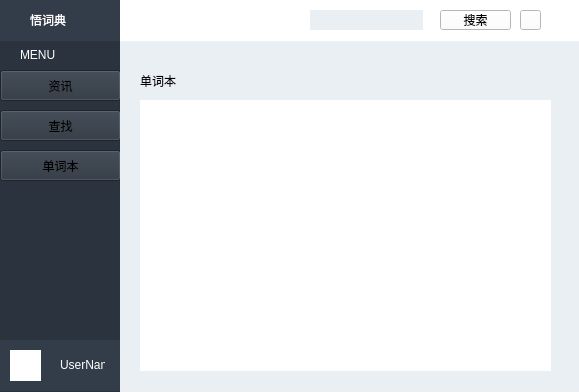
<?xml version="1.0" encoding="UTF-8"?>
<ui version="4.0">
 <class>Widget</class>
 <widget class="QWidget" name="Widget">
  <property name="geometry">
   <rect>
    <x>0</x>
    <y>0</y>
    <width>579</width>
    <height>392</height>
   </rect>
  </property>
  <property name="windowTitle">
   <string>Widget</string>
  </property>
  <widget class="QWidget" name="widget" native="true">
   <property name="geometry">
    <rect>
     <x>0</x>
     <y>0</y>
     <width>120</width>
     <height>401</height>
    </rect>
   </property>
   <property name="styleSheet">
    <string notr="true">background:rgb(43, 51, 62)</string>
   </property>
   <widget class="QPushButton" name="pushButton">
    <property name="geometry">
     <rect>
      <x>0</x>
      <y>70</y>
      <width>121</width>
      <height>31</height>
     </rect>
    </property>
    <property name="styleSheet">
     <string notr="true">QPushButton{
            border-image:url(:/buttonbackground.png);
            color:white;
        }
        QPushButton:hover{
            border-image:url(:/buttonbackground.png);
        color:white;
        }
        QPushButton:pressed{
            border-image:url(:/button.png);
        color:white;
        };
</string>
    </property>
    <property name="text">
     <string>资讯</string>
    </property>
   </widget>
   <widget class="QPushButton" name="pushButton_2">
    <property name="geometry">
     <rect>
      <x>0</x>
      <y>110</y>
      <width>121</width>
      <height>31</height>
     </rect>
    </property>
    <property name="styleSheet">
     <string notr="true">QPushButton{
            border-image:url(:/buttonbackground.png);
            color:white;
        }
        QPushButton:hover{
            border-image:url(:/buttonbackground.png);
        color:white;
        }
        QPushButton:pressed{
            border-image:url(:/button.png);
        color:white;
        };
</string>
    </property>
    <property name="text">
     <string>查找</string>
    </property>
   </widget>
   <widget class="QPushButton" name="pushButton_3">
    <property name="geometry">
     <rect>
      <x>0</x>
      <y>150</y>
      <width>121</width>
      <height>31</height>
     </rect>
    </property>
    <property name="styleSheet">
     <string notr="true">QPushButton{
            border-image:url(:/buttonbackground.png);
            color:white;
        }
        QPushButton:hover{
            border-image:url(:/buttonbackground.png);
        color:white;
        }
        QPushButton:pressed{
            border-image:url(:/button.png);
        color:white;
        };
</string>
    </property>
    <property name="text">
     <string>单词本</string>
    </property>
   </widget>
   <widget class="QLabel" name="label">
    <property name="geometry">
     <rect>
      <x>20</x>
      <y>50</y>
      <width>45</width>
      <height>10</height>
     </rect>
    </property>
    <property name="styleSheet">
     <string notr="true">font: 75 9pt &quot;Verdana&quot;;
color:white;</string>
    </property>
    <property name="text">
     <string>MENU</string>
    </property>
   </widget>
   <widget class="QWidget" name="widget_2" native="true">
    <property name="geometry">
     <rect>
      <x>0</x>
      <y>340</y>
      <width>121</width>
      <height>51</height>
     </rect>
    </property>
    <property name="styleSheet">
     <string notr="true">background:rgb(51, 61, 73)</string>
    </property>
    <widget class="QGraphicsView" name="graphicsView">
     <property name="geometry">
      <rect>
       <x>10</x>
       <y>10</y>
       <width>31</width>
       <height>31</height>
      </rect>
     </property>
     <property name="maximumSize">
      <size>
       <width>31</width>
       <height>31</height>
      </size>
     </property>
     <property name="styleSheet">
      <string notr="true">background:rgb(255, 255, 255);
border:none;</string>
     </property>
    </widget>
    <widget class="QLabel" name="label_2">
     <property name="geometry">
      <rect>
       <x>60</x>
       <y>20</y>
       <width>45</width>
       <height>10</height>
      </rect>
     </property>
     <property name="styleSheet">
      <string notr="true">color:white;</string>
     </property>
     <property name="text">
      <string>UserName</string>
     </property>
    </widget>
    <widget class="QPushButton" name="pushButton_5">
     <property name="geometry">
      <rect>
       <x>10</x>
       <y>10</y>
       <width>31</width>
       <height>31</height>
      </rect>
     </property>
     <property name="maximumSize">
      <size>
       <width>31</width>
       <height>31</height>
      </size>
     </property>
     <property name="styleSheet">
      <string notr="true">background:transparent;
border:none;</string>
     </property>
     <property name="text">
      <string/>
     </property>
    </widget>
   </widget>
   <widget class="QWidget" name="widget_3" native="true">
    <property name="geometry">
     <rect>
      <x>0</x>
      <y>0</y>
      <width>120</width>
      <height>41</height>
     </rect>
    </property>
    <property name="styleSheet">
     <string notr="true">background:rgb(51, 61, 73)</string>
    </property>
    <widget class="QLabel" name="label_3">
     <property name="geometry">
      <rect>
       <x>30</x>
       <y>10</y>
       <width>71</width>
       <height>20</height>
      </rect>
     </property>
     <property name="styleSheet">
      <string notr="true">color:white;
font: 75 10pt &quot;微软雅黑&quot;;</string>
     </property>
     <property name="text">
      <string>悟词典</string>
     </property>
    </widget>
   </widget>
  </widget>
  <widget class="QStackedWidget" name="stackedWidget">
   <property name="geometry">
    <rect>
     <x>120</x>
     <y>40</y>
     <width>461</width>
     <height>351</height>
    </rect>
   </property>
   <property name="styleSheet">
    <string notr="true">background:rgb(234, 239, 243)</string>
   </property>
   <property name="currentIndex">
    <number>2</number>
   </property>
   <widget class="QWidget" name="page">
    <widget class="QPushButton" name="pushButton_7">
     <property name="geometry">
      <rect>
       <x>40</x>
       <y>286</y>
       <width>161</width>
       <height>51</height>
      </rect>
     </property>
     <property name="styleSheet">
      <string notr="true">border:none;
background:rgb(51, 61, 73);
color:white;</string>
     </property>
     <property name="text">
      <string>六级单词一键导入！</string>
     </property>
    </widget>
    <widget class="QLabel" name="label_4">
     <property name="geometry">
      <rect>
       <x>30</x>
       <y>10</y>
       <width>121</width>
       <height>41</height>
      </rect>
     </property>
     <property name="styleSheet">
      <string notr="true">font: 75 12pt &quot;微软雅黑&quot;;</string>
     </property>
     <property name="text">
      <string>精彩阅读</string>
     </property>
    </widget>
    <widget class="QWidget" name="widget_5" native="true">
     <property name="geometry">
      <rect>
       <x>30</x>
       <y>50</y>
       <width>411</width>
       <height>81</height>
      </rect>
     </property>
     <property name="styleSheet">
      <string notr="true">background:white;</string>
     </property>
     <widget class="QGraphicsView" name="graphicsView_2">
      <property name="geometry">
       <rect>
        <x>10</x>
        <y>10</y>
        <width>131</width>
        <height>61</height>
       </rect>
      </property>
      <property name="styleSheet">
       <string notr="true">border:none;</string>
      </property>
     </widget>
     <widget class="QPushButton" name="pushButton_9">
      <property name="geometry">
       <rect>
        <x>160</x>
        <y>12</y>
        <width>241</width>
        <height>61</height>
       </rect>
      </property>
      <property name="styleSheet">
       <string notr="true">background:transparent;
border:none;</string>
      </property>
      <property name="text">
       <string>PushButton</string>
      </property>
     </widget>
    </widget>
    <widget class="QWidget" name="widget_6" native="true">
     <property name="geometry">
      <rect>
       <x>30</x>
       <y>140</y>
       <width>411</width>
       <height>91</height>
      </rect>
     </property>
     <property name="styleSheet">
      <string notr="true">background:white;</string>
     </property>
     <widget class="QGraphicsView" name="graphicsView_3">
      <property name="geometry">
       <rect>
        <x>10</x>
        <y>10</y>
        <width>131</width>
        <height>61</height>
       </rect>
      </property>
      <property name="styleSheet">
       <string notr="true">border:none;</string>
      </property>
     </widget>
     <widget class="QPushButton" name="pushButton_10">
      <property name="geometry">
       <rect>
        <x>164</x>
        <y>12</y>
        <width>231</width>
        <height>61</height>
       </rect>
      </property>
      <property name="styleSheet">
       <string notr="true">background:transparent;
border:none;</string>
      </property>
      <property name="text">
       <string>PushButton</string>
      </property>
     </widget>
    </widget>
    <widget class="QLabel" name="label_9">
     <property name="geometry">
      <rect>
       <x>30</x>
       <y>240</y>
       <width>91</width>
       <height>31</height>
      </rect>
     </property>
     <property name="styleSheet">
      <string notr="true">font: 75 12pt &quot;微软雅黑&quot;;</string>
     </property>
     <property name="text">
      <string>致胜单词</string>
     </property>
    </widget>
   </widget>
   <widget class="QWidget" name="page_2">
    <property name="toolTipDuration">
     <number>-1</number>
    </property>
    <widget class="QLabel" name="label_5">
     <property name="geometry">
      <rect>
       <x>180</x>
       <y>10</y>
       <width>131</width>
       <height>61</height>
      </rect>
     </property>
     <property name="styleSheet">
      <string notr="true">font: 75 20pt &quot;微软雅黑&quot;;
color:black;</string>
     </property>
     <property name="text">
      <string>查找单词</string>
     </property>
    </widget>
    <widget class="QLineEdit" name="lineEdit_2">
     <property name="geometry">
      <rect>
       <x>40</x>
       <y>80</y>
       <width>381</width>
       <height>31</height>
      </rect>
     </property>
     <property name="styleSheet">
      <string notr="true">border:none;
background:white;</string>
     </property>
    </widget>
    <widget class="QListWidget" name="listWidget">
     <property name="geometry">
      <rect>
       <x>40</x>
       <y>120</y>
       <width>381</width>
       <height>201</height>
      </rect>
     </property>
     <property name="styleSheet">
      <string notr="true">border:none;
background:white;
</string>
     </property>
    </widget>
   </widget>
   <widget class="QWidget" name="page_3">
    <widget class="QLabel" name="label_6">
     <property name="geometry">
      <rect>
       <x>20</x>
       <y>20</y>
       <width>171</width>
       <height>41</height>
      </rect>
     </property>
     <property name="styleSheet">
      <string notr="true">font: 75 12pt &quot;微软雅黑&quot;;</string>
     </property>
     <property name="text">
      <string>单词本</string>
     </property>
    </widget>
    <widget class="QListWidget" name="listWidget_2">
     <property name="geometry">
      <rect>
       <x>20</x>
       <y>60</y>
       <width>411</width>
       <height>271</height>
      </rect>
     </property>
     <property name="styleSheet">
      <string notr="true">background:white;
border:none;</string>
     </property>
    </widget>
   </widget>
   <widget class="QWidget" name="page_4">
    <widget class="QLabel" name="label_7">
     <property name="geometry">
      <rect>
       <x>40</x>
       <y>20</y>
       <width>401</width>
       <height>81</height>
      </rect>
     </property>
     <property name="styleSheet">
      <string notr="true">font: 75 30pt &quot;Century Gothic&quot;;</string>
     </property>
     <property name="text">
      <string>Word</string>
     </property>
    </widget>
    <widget class="QLabel" name="label_8">
     <property name="geometry">
      <rect>
       <x>40</x>
       <y>120</y>
       <width>401</width>
       <height>51</height>
      </rect>
     </property>
     <property name="styleSheet">
      <string notr="true">font: 75 15pt &quot;微软雅黑&quot;;</string>
     </property>
     <property name="text">
      <string>Answer</string>
     </property>
    </widget>
    <widget class="QPushButton" name="pushButton_8">
     <property name="geometry">
      <rect>
       <x>319</x>
       <y>289</y>
       <width>101</width>
       <height>31</height>
      </rect>
     </property>
     <property name="styleSheet">
      <string notr="true">background:rgb(43, 51, 62);
border:none;
color:white;
font: 75 11pt &quot;微软雅黑&quot;;</string>
     </property>
     <property name="text">
      <string>加入我的单词本</string>
     </property>
    </widget>
   </widget>
  </widget>
  <widget class="QWidget" name="widget_4" native="true">
   <property name="geometry">
    <rect>
     <x>120</x>
     <y>0</y>
     <width>461</width>
     <height>41</height>
    </rect>
   </property>
   <property name="styleSheet">
    <string notr="true">background:rgb(255, 255, 255)</string>
   </property>
   <widget class="QLineEdit" name="lineEdit">
    <property name="geometry">
     <rect>
      <x>190</x>
      <y>10</y>
      <width>113</width>
      <height>20</height>
     </rect>
    </property>
    <property name="styleSheet">
     <string notr="true">background:rgb(234, 239, 243);
border:none;</string>
    </property>
   </widget>
   <widget class="QPushButton" name="pushButton_4">
    <property name="geometry">
     <rect>
      <x>320</x>
      <y>10</y>
      <width>71</width>
      <height>20</height>
     </rect>
    </property>
    <property name="styleSheet">
     <string notr="true">QPushButton{
            background:rgb(43, 51, 62);
			border:none;
            color:white;
        }
        QPushButton:hover{
            background:rgb(43, 51, 62);
        color:white;
        }
        QPushButton:pressed{
            background:rgb(34, 40, 52);
        color:white;
        };</string>
    </property>
    <property name="text">
     <string>搜索</string>
    </property>
   </widget>
   <widget class="QToolButton" name="toolButton">
    <property name="geometry">
     <rect>
      <x>430</x>
      <y>10</y>
      <width>16</width>
      <height>17</height>
     </rect>
    </property>
    <property name="styleSheet">
     <string notr="true">border:none;
border-image: url(:/close.png);</string>
    </property>
    <property name="text">
     <string/>
    </property>
   </widget>
   <widget class="QPushButton" name="pushButton_6">
    <property name="geometry">
     <rect>
      <x>400</x>
      <y>10</y>
      <width>21</width>
      <height>20</height>
     </rect>
    </property>
    <property name="styleSheet">
     <string notr="true">QPushButton{
            
	       border-image: url(:/info.png);
        }
        QPushButton:hover{
            
	         border-image: url(:/info.png);
        }
        QPushButton:pressed{
            
	border-image: url(:/info.png);

        }
        QPushButton::menu-indicator{
            image:none;
        };
</string>
    </property>
    <property name="text">
     <string/>
    </property>
   </widget>
  </widget>
 </widget>
 <layoutdefault spacing="6" margin="11"/>
 <resources/>
 <connections/>
</ui>
